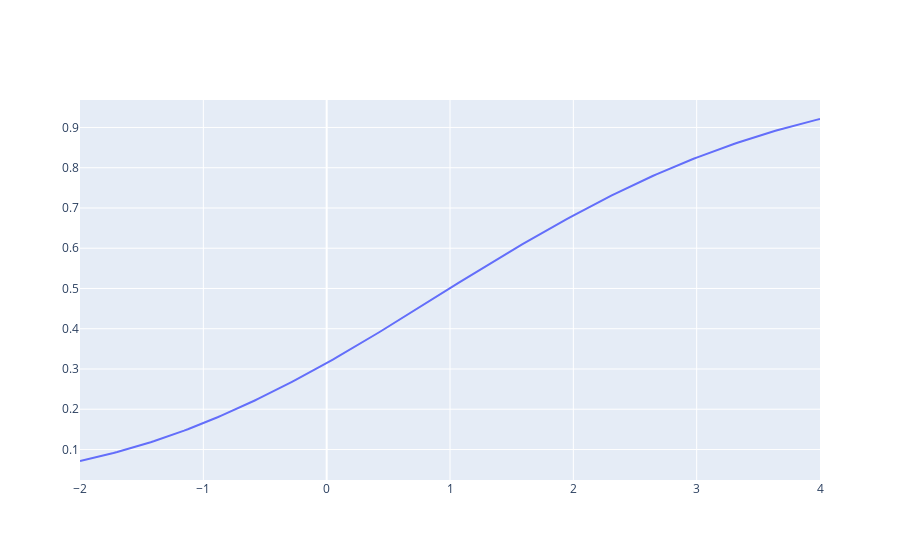

Notebook cell for this chart:
### Code cell
# plot the cdf
X = np.linspace(-2,4,200).tolist() # sample point
fig = go.Figure(data=go.Scatter(x=X, y=[x._cdf(z) for z in X]))
fig.show()

### Figure 1 — Plotly figure (JSON) as saved in the notebook; plotly's stock layout.template omitted (floating-point values rounded to 4 significant figures; data arrays with more than 128 entries replaced by an {"elided": "..."} marker saying what was removed)
{"data": [{"type": "scatter", "x": {"elided": "200 float values"}, "y": {"elided": "200 float values"}}], "layout": {"autosize": true, "xaxis": {"autorange": true, "range": [-2, 4], "type": "linear"}, "yaxis": {"autorange": true, "range": [0.02419, 0.9682], "type": "linear"}}}
